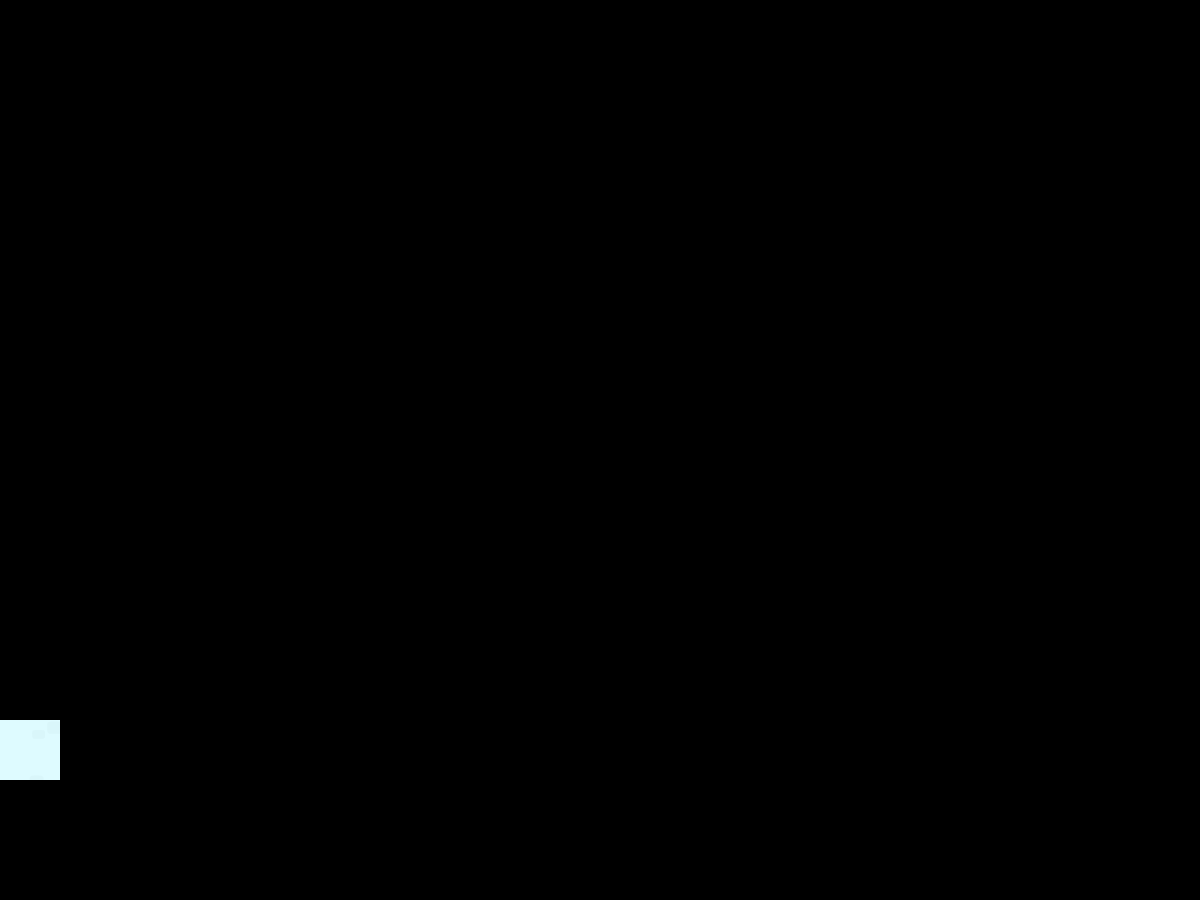

A 2D game scene composited from a Tiled map and its tileset images. What follows is a short description and the map's XML, with every tile layer's data as written:
An orthogonal 20x15 tile map with 60x60 px tiles, 1 tile layer (Tile Layer 1).

<map version="1.2" tiledversion="1.3.3" orientation="orthogonal" renderorder="right-down" width="20" height="15" tilewidth="60" tileheight="60" infinite="0" nextlayerid="2" nextobjectid="1">
 <tileset firstgid="1" name="sheet" tilewidth="60" tileheight="60" tilecount="128" columns="16">
  <image source="sheet.png" width="980" height="490" />
 </tileset>
 <layer id="1" name="Tile Layer 1" width="20" height="15">
  <data encoding="csv">
0,0,0,0,0,0,0,0,0,0,0,0,0,0,0,0,0,0,0,0,
0,0,0,0,0,0,0,0,0,0,0,0,0,0,0,0,0,0,0,0,
0,0,0,0,0,0,0,0,0,0,0,0,0,0,0,0,0,0,0,0,
0,0,0,0,0,0,0,0,0,0,0,0,0,0,0,0,0,0,0,0,
0,0,0,0,0,0,0,0,0,0,0,0,0,0,0,0,0,0,0,0,
0,0,0,0,0,0,0,0,0,0,0,0,0,0,0,0,0,0,0,0,
0,0,0,0,0,0,0,0,0,0,0,0,0,0,0,0,0,0,0,0,
0,0,0,0,0,0,0,0,0,0,0,0,0,0,0,0,0,0,0,0,
0,0,0,0,0,0,0,0,0,0,0,0,0,0,0,0,0,0,0,0,
0,0,0,0,0,0,0,0,0,0,0,0,0,0,0,0,0,0,0,0,
0,0,0,0,0,0,0,0,0,0,0,0,0,0,0,0,0,0,0,0,
0,0,0,0,0,0,0,0,0,0,0,0,0,0,0,0,0,0,0,0,
63,0,0,0,0,0,0,0,0,0,0,0,0,0,0,0,0,0,0,0,
0,0,0,0,0,0,0,0,0,0,0,0,0,0,0,0,0,0,0,0,
0,0,0,0,0,0,0,0,0,0,0,0,0,0,0,0,0,0,0,0
</data>
 </layer>
</map>
